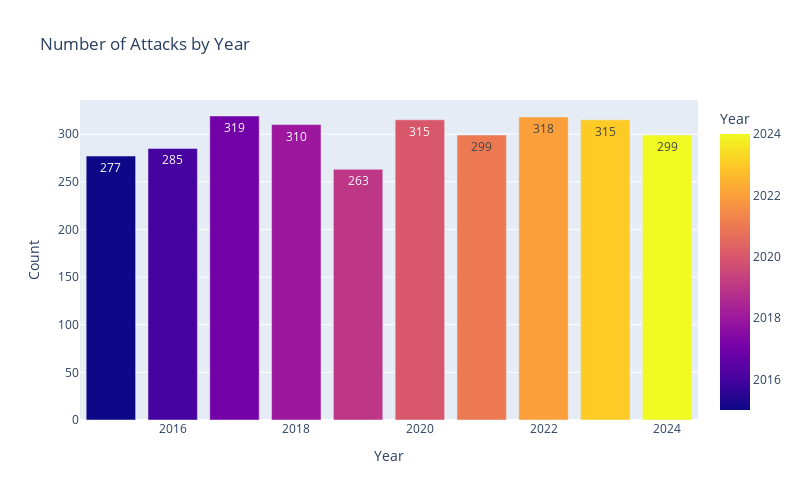

Here is the notebook cell this chart was saved with:
### Markdown cell above
## **Number of Attacks by Year**

### Code cell
year_count = df['Year'].value_counts().reset_index()
year_count.columns = ['Year', 'Count']
year_count = year_count.sort_values('Year')

fig = px.bar(
    year_count,
    x = 'Year',
    y = 'Count',
    title='Number of Attacks by Year', 
    color='Year',
    text_auto=True,
    width=800,
    height=500
)
fig.show()

### Figure 1 — Plotly figure (JSON) as saved in the notebook; plotly's stock layout.template omitted (floating-point values rounded to 4 significant figures)
{"data": [{"hovertemplate": "Year=%{marker.color}<br>Count=%{y}<extra></extra>", "legendgroup": "", "marker": {"color": [2015, 2016, 2017, 2018, 2019, 2020, 2021, 2022, 2023, 2024], "coloraxis": "coloraxis", "pattern": {"shape": ""}}, "name": "", "orientation": "v", "showlegend": false, "textposition": "auto", "texttemplate": "%{y}", "type": "bar", "x": [2015, 2016, 2017, 2018, 2019, 2020, 2021, 2022, 2023, 2024], "xaxis": "x", "y": [277, 285, 319, 310, 263, 315, 299, 318, 315, 299], "yaxis": "y"}], "layout": {"barmode": "relative", "coloraxis": {"colorbar": {"title": {"text": "Year"}}, "colorscale": [[0, "#0d0887"], [0.1111, "#46039f"], [0.2222, "#7201a8"], [0.3333, "#9c179e"], [0.4444, "#bd3786"], [0.5556, "#d8576b"], [0.6667, "#ed7953"], [0.7778, "#fb9f3a"], [0.8889, "#fdca26"], [1, "#f0f921"]]}, "height": 500, "legend": {"tracegroupgap": 0}, "title": {"text": "Number of Attacks by Year"}, "width": 800, "xaxis": {"anchor": "y", "domain": [0, 1], "title": {"text": "Year"}}, "yaxis": {"anchor": "x", "domain": [0, 1], "title": {"text": "Count"}}}}
